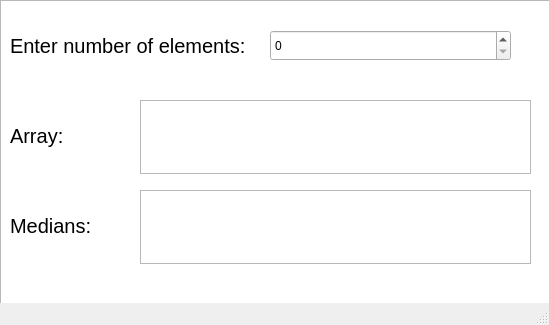
<?xml version="1.0" encoding="UTF-8"?>
<ui version="4.0">
 <class>MainWindow</class>
 <widget class="QMainWindow" name="MainWindow">
  <property name="geometry">
   <rect>
    <x>0</x>
    <y>0</y>
    <width>549</width>
    <height>325</height>
   </rect>
  </property>
  <property name="windowTitle">
   <string>MainWindow</string>
  </property>
  <widget class="QWidget" name="centralwidget">
   <widget class="QGraphicsView" name="graphicsView">
    <property name="geometry">
     <rect>
      <x>0</x>
      <y>0</y>
      <width>561</width>
      <height>331</height>
     </rect>
    </property>
   </widget>
   <widget class="QLabel" name="label">
    <property name="geometry">
     <rect>
      <x>10</x>
      <y>20</y>
      <width>251</width>
      <height>51</height>
     </rect>
    </property>
    <property name="font">
     <font>
      <pointsize>15</pointsize>
      <italic>false</italic>
     </font>
    </property>
    <property name="text">
     <string>Enter number of elements:</string>
    </property>
   </widget>
   <widget class="QSpinBox" name="elemnumspinBox">
    <property name="geometry">
     <rect>
      <x>270</x>
      <y>30</y>
      <width>241</width>
      <height>31</height>
     </rect>
    </property>
   </widget>
   <widget class="QLabel" name="label_2">
    <property name="geometry">
     <rect>
      <x>10</x>
      <y>110</y>
      <width>81</width>
      <height>51</height>
     </rect>
    </property>
    <property name="font">
     <font>
      <pointsize>15</pointsize>
      <italic>false</italic>
     </font>
    </property>
    <property name="text">
     <string>Array:</string>
    </property>
   </widget>
   <widget class="QTextEdit" name="arrayoutput">
    <property name="geometry">
     <rect>
      <x>140</x>
      <y>100</y>
      <width>391</width>
      <height>74</height>
     </rect>
    </property>
    <property name="font">
     <font>
      <pointsize>15</pointsize>
     </font>
    </property>
   </widget>
   <widget class="QTextEdit" name="mediansoutput">
    <property name="geometry">
     <rect>
      <x>140</x>
      <y>190</y>
      <width>391</width>
      <height>74</height>
     </rect>
    </property>
   </widget>
   <widget class="QLabel" name="label_3">
    <property name="geometry">
     <rect>
      <x>10</x>
      <y>200</y>
      <width>81</width>
      <height>51</height>
     </rect>
    </property>
    <property name="font">
     <font>
      <pointsize>15</pointsize>
     </font>
    </property>
    <property name="text">
     <string>Medians:</string>
    </property>
   </widget>
  </widget>
  <widget class="QMenuBar" name="menubar">
   <property name="geometry">
    <rect>
     <x>0</x>
     <y>0</y>
     <width>549</width>
     <height>22</height>
    </rect>
   </property>
  </widget>
  <widget class="QStatusBar" name="statusbar"/>
 </widget>
 <resources/>
 <connections/>
</ui>
